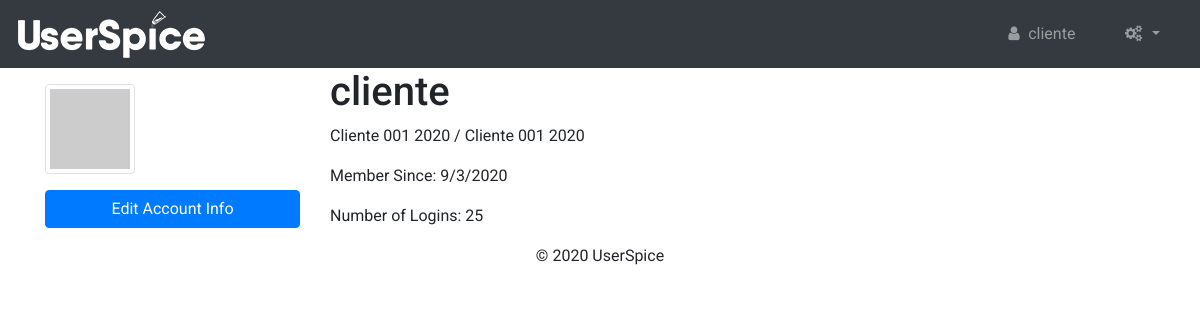
/admin/users/account.php (signed in), run on the app's committed database.
### tables this page shows
CREATE TABLE `menus` (
  `id` int(10) NOT NULL AUTO_INCREMENT,
  `menu_title` varchar(255) NOT NULL,
  `parent` int(10) NOT NULL,
  `dropdown` int(1) NOT NULL,
  `logged_in` int(1) NOT NULL,
  `display_order` int(10) NOT NULL,
  `label` varchar(255) NOT NULL,
  `link` varchar(255) NOT NULL,
  `icon_class` varchar(255) NOT NULL,
  PRIMARY KEY (`id`)
);

CREATE TABLE `users` (
  `id` int(11) NOT NULL AUTO_INCREMENT,
  `email` varchar(155) NOT NULL,
  `email_new` varchar(155) DEFAULT NULL,
  `username` varchar(255) NOT NULL,
  `password` varchar(255) DEFAULT NULL,
  `pin` varchar(255) DEFAULT NULL,
  `fname` varchar(255) NOT NULL,
  `lname` varchar(255) NOT NULL,
  `permissions` int(11) NOT NULL,
  `logins` int(11) unsigned NOT NULL,
  `account_owner` tinyint(4) NOT NULL DEFAULT '1',
  `account_id` int(11) NOT NULL DEFAULT '0',
  `company` varchar(255) NOT NULL,
  `join_date` datetime NOT NULL,
  `last_login` datetime NOT NULL,
  `email_verified` tinyint(4) NOT NULL DEFAULT '0',
  `vericode` varchar(15) NOT NULL,
  `active` int(1) NOT NULL,
  `oauth_provider` varchar(255) NOT NULL,
  `oauth_uid` varchar(255) NOT NULL,
  `gender` varchar(10) NOT NULL,
  `locale` varchar(10) NOT NULL,
  `gpluslink` varchar(255) NOT NULL,
  `picture` varchar(255) NOT NULL,
  `created` datetime NOT NULL,
  `modified` datetime NOT NULL,
  `fb_uid` varchar(255) NOT NULL,
  `un_changed` int(1) NOT NULL,
  `msg_exempt` int(1) NOT NULL DEFAULT '0',
  `last_confirm` datetime DEFAULT NULL,
  `protected` int(1) NOT NULL DEFAULT '0',
  `dev_user` int(1) NOT NULL DEFAULT '0',
  `msg_notification` int(1) NOT NULL DEFAULT '1',
  `force_pr` int(1) NOT NULL DEFAULT '0',
  `twoKey` varchar(16) DEFAULT NULL,
  `twoEnabled` int(1) DEFAULT '0',
  `twoDate` datetime DEFAULT NULL,
  `cloak_allowed` tinyint(1) NOT NULL DEFAULT '0',
  `org` int(11) DEFAULT NULL,
  `account_mgr` int(11) DEFAULT '0',
  `oauth_tos_accepted` tinyint(1) DEFAULT NULL,
  `vericode_expiry` datetime DEFAULT NULL,
  `language` varchar(255) DEFAULT 'en-US',
  PRIMARY KEY (`id`),
  KEY `EMAIL` (`email`) USING BTREE
);

CREATE TABLE `settings` (
  `id` int(50) NOT NULL AUTO_INCREMENT,
  `recaptcha` int(1) NOT NULL DEFAULT '0',
  `force_ssl` int(1) NOT NULL,
  `css_sample` int(1) NOT NULL,
  `us_css1` varchar(255) NOT NULL,
  `us_css2` varchar(255) NOT NULL,
  `us_css3` varchar(255) NOT NULL,
  `site_name` varchar(100) NOT NULL,
  `language` varchar(255) NOT NULL,
  `track_guest` int(1) NOT NULL,
  `site_offline` int(1) NOT NULL,
  `force_pr` int(1) NOT NULL,
  `glogin` int(1) NOT NULL DEFAULT '0',
  `fblogin` int(1) NOT NULL,
  `gid` varchar(255) NOT NULL,
  `gsecret` varchar(255) NOT NULL,
  `gredirect` varchar(255) NOT NULL,
  `ghome` varchar(255) NOT NULL,
  `fbid` varchar(255) NOT NULL,
  `fbsecret` varchar(255) NOT NULL,
  `fbcallback` varchar(255) NOT NULL,
  `graph_ver` varchar(255) NOT NULL,
  `finalredir` varchar(255) NOT NULL,
  `req_cap` int(1) NOT NULL,
  `req_num` int(1) NOT NULL,
  `min_pw` int(2) NOT NULL,
  `max_pw` int(3) NOT NULL,
  `min_un` int(2) NOT NULL,
  `max_un` int(3) NOT NULL,
  `messaging` int(1) NOT NULL,
  `snooping` int(1) NOT NULL,
  `echouser` int(11) NOT NULL,
  `wys` int(1) NOT NULL,
  `change_un` int(1) NOT NULL,
  `backup_dest` varchar(255) NOT NULL,
  `backup_source` varchar(255) NOT NULL,
  `backup_table` varchar(255) NOT NULL,
  `msg_notification` int(1) NOT NULL,
  `permission_restriction` int(1) NOT NULL,
  `auto_assign_un` int(1) NOT NULL,
  `page_permission_restriction` int(1) NOT NULL,
  `msg_blocked_users` int(1) NOT NULL,
  `msg_default_to` int(1) NOT NULL,
  `notifications` int(1) NOT NULL,
  `notif_daylimit` int(3) NOT NULL,
  `recap_public` varchar(100) NOT NULL,
  `recap_private` varchar(100) NOT NULL,
  `page_default_private` int(1) NOT NULL,
  `navigation_type` tinyint(1) NOT NULL,
  `copyright` varchar(255) NOT NULL,
  `custom_settings` int(1) NOT NULL,
  `system_announcement` varchar(255) NOT NULL,
  `twofa` int(1) DEFAULT '0',
  `force_notif` tinyint(1) DEFAULT NULL,
  `cron_ip` varchar(255) DEFAULT NULL,
  `registration` tinyint(1) DEFAULT NULL,
  `join_vericode_expiry` int(9) unsigned NOT NULL,
  `reset_vericode_expiry` int(9) unsigned NOT NULL,
  `admin_verify` tinyint(1) NOT NULL,
  `admin_verify_timeout` int(9) NOT NULL,
  `session_manager` tinyint(1) NOT NULL,
  `template` varchar(255) DEFAULT 'standard',
  `saas` tinyint(1) DEFAULT NULL,
  `redirect_uri_after_login` text,
  `show_tos` tinyint(1) DEFAULT '1',
  `default_language` varchar(11) DEFAULT NULL,
  `allow_language` tinyint(1) DEFAULT NULL,
  `spice_api` varchar(75) DEFAULT NULL,
  `announce` datetime DEFAULT NULL,
  `bleeding_edge` tinyint(1) DEFAULT '0',
  `err_time` int(11) DEFAULT '15',
  `container_open_class` varchar(255) DEFAULT 'container-fluid',
  PRIMARY KEY (`id`)
);

### admin/users/account.php (the view, shortened to what the rows shown need)
<?php
require_once '../users/init.php';
require_once $abs_us_root.$us_url_root.'users/includes/template/prep.php';
$raw = date_parse($user->data()->join_date);
$signupdate = $raw['month'].'/'.$raw['day'].'/'.$raw['year'];
?>
<div id="page-wrapper">
<div class="container">
<div class="well">
<div class="row">
	<div class="col-sm-12 col-md-9">
		<h1 id="username"><?=echousername($user->data()->id); ?></h1>
		<p><span id="fname"><?=ucfirst($user->data()->fname).' '.ucfirst($user->data()->lname); ?> </span><span id="slash">/</span> <span id="lname"><?=echouser($user->data()->id); ?></span></p>
		<p><?=lang('ACCT_SINCE'); ?>: <?=$signupdate; ?></p>
		<p><?=lang('ACCT_LOGINS'); ?>: <?=$user->data()->logins; ?></p>
	</div>
</div>
</div>
</div>
</div>
<?php require_once $abs_us_root.$us_url_root.'users/includes/html_footer.php'; ?>

### admin/usersc/templates/standard/assets/functions/dbnav.php (shortened to what the rows shown need)
<?php
function customItemString($menuItem,$user_id){
	$itemString='';
  if($menuItem['label']=='{{hr}}') { $itemString = "<div class='dropdown-divider'></div>"; }
	else {
		$fix = $menuItem['link'];
		if(substr($fix,0,4) == "http"){$e = 1;}else{$e=0;}
		if($e == 1){
	$itemString.='<li class="nav-item"><a class="nav-link" href="'.$menuItem['link'].'"><span class="'.$menuItem['icon_class'].'"></span> '.$menuItem['label'].'</a></li>';
	}else{
	$itemString.='<li class="nav-item"><a class="nav-link" href="'.US_URL_ROOT.$menuItem['link'].'"><span class="'.$menuItem['icon_class'].'"></span> '.$menuItem['label'].'</a></li>';
}}
	return $itemString;
}
function DropdownString($menuItem,$user_id){
	$itemString='';
  if($menuItem['label']=='{{hr}}') { $itemString = "<div class='dropdown-divider'></div>"; }
	else {
		$fix = $menuItem['link'];
		if(substr($fix,0,4) == "http"){$e = 1;}else{$e=0;}
		if($e == 1){
	$itemString.='<a class="dropdown-item" href="'.$menuItem['link'].'"><span class="'.$menuItem['icon_class'].'"></span> '.$menuItem['label'].'</a>';
	}else{
	$itemString.='<a class="dropdown-item" href="'.US_URL_ROOT.$menuItem['link'].'"><span class="'.$menuItem['icon_class'].'"></span> '.$menuItem['label'].'</a>';
}}
	return $itemString;
}
function customDropdownString($menuItem,$user_id){
	$itemString='';
	$itemString.='<li class="nav-item dropdown">';
	$itemString.='<a class="nav-link dropdown-toggle" href="#" data-toggle="dropdown" id="navbardrop" aria-haspopup="true" aria-expanded="false"><span class="'.$menuItem['icon_class'].'"></span> '.$menuItem['label'].'</a>';
  $itemString.='<div class="dropdown-menu">';
  foreach ($menuItem['children'] as $childItem){
		$authorizedGroups = array();
    foreach (fetchGroupsByMenu($childItem['id']) as $g) {
    	$authorizedGroups[] = $g->group_id;
    }
		if($childItem['logged_in']==0 || (hasPerm($authorizedGroups,$user_id) || in_array(0,$authorizedGroups))) {
		$itemString.=DropdownString($childItem,$user_id); }
	}
	$itemString.='</div></li>';
	return $itemString;
}
if ($user->isLoggedIn()) {
    if ($dayLimitQ = $db->query('SELECT notif_daylimit FROM settings', array())) $dayLimit = $dayLimitQ->results()[0]->notif_daylimit;
    else $dayLimit = 7;
  $notifications = new Notification($user->data()->id, false, $dayLimit);
}
$main_nav_all = $db->query("SELECT * FROM menus WHERE menu_title='main' ORDER BY display_order");
$main_nav=$main_nav_all->results(true);
$prep=prepareMenuTree($main_nav); ;
foreach ($prep as $key => $value) {
  $authorizedGroups = array();
  foreach (fetchGroupsByMenu($value['id']) as $g) {
    $authorizedGroups[] = $g->group_id;
  }
  if (sizeof($value['children'])==0) {
    if ($user->isLoggedIn()) {
      if((hasPerm($authorizedGroups,$user->data()->id) || in_array(0,$authorizedGroups)) && $value['logged_in']==1) {
        if($value['label']=='{{notifications}}') {
            $itemString='';
            if($settings->notifications==1) {
                $itemString='<li class="nav-item"><a class="nav-link" href="#" onclick="displayNotifications(';
                $itemString.="'new')";
                $itemString.='"';
                $itemString.='id="notificationsTrigger" data-toggle="modal" data-target="#notificationsModal"><span class="fa fa-fw fa-bell-o"></span><span id="notifCount" class="badge badge-pill badge-primary" style="margin-top: -5px;">';
                 $itemString.=(int)$notifications->getUnreadCount();
                $itemString.='</span></a></li>';
            }
         }
        elseif($value['label']=='{{messages}}') {
            $itemString='';
            if($settings->messaging==1) {
                $itemString='<li class="nav-item"><a class="nav-link" href="'.$us_url_root.'users/messages.php"><i data-count="'.$msgC.'" class="fa fa-fw fa-envelope-o icon-white badge"> ';
                if($msgC > 0) $itemString.= '('.$msgC.')';
                $itemString.='</i></a></li>'; }
         }
        else {
        $itemString = customItemString($value,$user->data()->id);
				include $abs_us_root.$us_url_root.'users/includes/template/database_navigation_hooks.php';
        include $abs_us_root.$us_url_root.'usersc/includes/database_navigation_hooks.php';
       }
        echo $itemString;
      }
    }
  } else {
    if ($user->isLoggedIn()) {
      if((hasPerm($authorizedGroups,$user->data()->id) || in_array(0,$authorizedGroups)) && $value['logged_in']==1) {
        $dropdownString=customDropdownString($value,$user->data()->id);
				include $abs_us_root.$us_url_root.'users/includes/template/database_navigation_hooks_dropdown.php';
				include $abs_us_root.$us_url_root.'usersc/includes/database_navigation_hooks_dropdown.php';
        echo $dropdownString;
      }
    }
  }
}
?>

### admin/users/helpers/users.php (shortened to what the rows shown need)
<?php
if (!function_exists('echouser')) {
    function echouser($id, $echoType = null)
    {
        $db = DB::getInstance();
        $id = (int) $id;
        if ($echoType !== null) {
            $echoType = (int) $echoType;
        } else {
            $settingsQ = $db->query('SELECT echouser FROM settings');
            $settings = $settingsQ->first();
            $echoType = $settings->echouser;
        }
        if ($echoType == 0) {
            $query = $db->query('SELECT fname,lname FROM users WHERE id = ? LIMIT 1', [$id]);
            $count = $query->count();
            if ($count > 0) {
                $results = $query->first();
                echo $results->fname.' '.$results->lname;
            } else {
                echo 'Unknown';
            }
        }
    }
}
if (!function_exists('echousername')) {
    function echousername($id)
    {
        $db = DB::getInstance();
        $query = $db->query('SELECT username FROM users WHERE id = ? LIMIT 1', [$id]);
        $count = $query->count();
        if ($count > 0) {
            $results = $query->first();
            return $results->username;
        } else {
            return 'Unknown';
        }
    }
}

### admin/usersc/templates/standard/footer.php (shortened to what the rows shown need)
<?php
require_once $abs_us_root.$us_url_root.'usersc/templates/'.$settings->template.'/container_close.php';
?>
<footer>
<p align="center">&copy; <?php echo date('Y'); ?> <?=$settings->copyright; ?></p>
</footer>
<?php require_once $abs_us_root.$us_url_root.'users/includes/html_footer.php'; ?>

### data on the page
menus: label "cliente"
users: echousername($user->data()->id) "cliente", fname "Cliente 001", lname "2020", signupdate "9/3/2020", logins "25"
settings: copyright "UserSpice"

### other printed values
lang('ACCT_EDIT') "Edit Account Info"
lang('ACCT_SINCE') "Member Since"
lang('ACCT_LOGINS') "Number of Logins"
